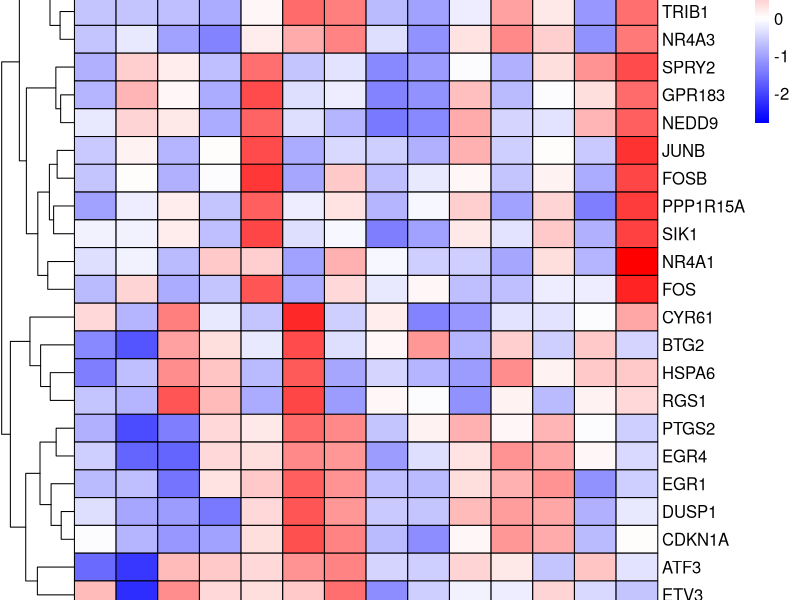

Write the R code that produced this figure.
#@ 2021-09-16

#heatmap
#install.packages("pheatmap")
library(pheatmap)

pearson_new<- read.delim("data_for_brainSpan.txt",header = T)

pearson_new2<-pearson_new[,-1]  ####去除第一列

mat_pearson<-as.matrix(pearson_new2)

row.names(mat_pearson)<- pearson_new[,1]

###产生matrix

l <- length(mat_pearson[1,])

number <- seq (2, 15,1)

new_mat <- c()

for (j in 1:l) {
  
  for (i in number){
    
    stage <- paste("Stage",i,sep="_")
    
    new_mat <- c(new_mat,mean(mat_pearson[,j][which(row.names(mat_pearson) == stage)]))
    
    
  }
  
}

new_mat2<-matrix(new_mat,ncol=25,byrow=T) 

colnames(new_mat2)<-colnames(mat_pearson)

####定义stage rowname
stage_name <- c()
for (i in number){
  
  stage <- paste("Stage",i,sep="_")
  
  stage_name <- c(stage_name,stage)
  
}

row.names(new_mat2)<-stage_name


pearson_heatmap<-pheatmap(t(new_mat2),cellwidth =30, cellheight =20,fontsize=12,border_color="black",scale="row",
                          fontsize_row=12, color=colorRampPalette(rev(c("red","white","blue")))(102),
                          cluster_rows = T,cluster_cols = F,display_numbers = F)

